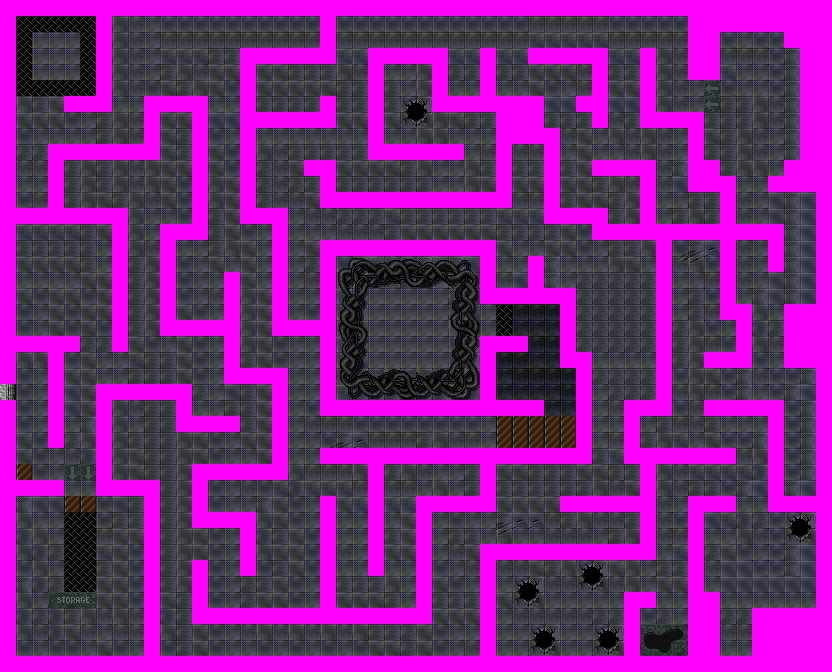

A 2D game scene composited from a Tiled map and its tileset images. What follows is a short description and the map's XML, with each tile layer's data collapsed to a summary:
An orthogonal 52x42 tile map with 16x16 px tiles, 2 tile layers (background, walls), 2 tilesets and 36 objects (8x alien, 5x money, 3x hdoor, 3x locker, 2x energy, ...).

<map version="1.9" tiledversion="1.9.2" orientation="orthogonal" renderorder="right-down" width="52" height="42" tilewidth="16" tileheight="16" infinite="0" parallaxoriginx="-200" parallaxoriginy="100" nextlayerid="7" nextobjectid="77">
 <tileset firstgid="1" source="tileset02.tsx" />
 <tileset firstgid="501" source="tileset01.tsx" />
 <layer id="1" name="background" width="52" height="42">
  <data>[2184 cells, 2184 non-empty, 134 distinct tile ids]</data>
 </layer>
 <objectgroup id="5" name="actors">
  <object id="10" name="energy" x="37.3333" y="618.667" width="16" height="16" />
  <object id="12" name="key" x="72" y="618" width="16" height="16" />
  <object id="13" name="ammo" x="101" y="618.333" width="16" height="16" />
  <object id="14" name="reactor" x="370" y="288" width="80" height="80" />
  <object id="20" name="ripley" x="772" y="561.333" width="32" height="32" />
  <object id="21" name="vdoor" x="640" y="560" width="16" height="32" />
  <object id="22" name="hdoor" x="736.667" y="176" width="32" height="16" />
  <object id="23" name="vdoor" x="687.667" y="79" width="16" height="32" />
  <object id="25" name="locked door" x="480.667" y="416.333" width="16" height="32" />
  <object id="29" name="hdoor" x="207.333" y="95.6667" width="32" height="16" />
  <object id="35" name="dead body" x="561.333" y="594.667" width="64" height="48" />
  <object id="38" name="locker" x="16.25" y="16" width="16" height="16" />
  <object id="44" name="switch" x="16" y="352" width="16" height="16" />
  <object id="45" name="wall switch" x="19.6667" y="407" width="16" height="16" />
  <object id="46" name="energy wave" x="72" y="480.667" width="16" height="16" />
  <object id="48" name="money" x="684" y="245" width="16" height="16" />
  <object id="51" name="alien egg" x="744" y="46" width="32" height="32" />
  <object id="52" name="alien egg" x="40" y="41.3333" width="32" height="32" />
  <object id="53" name="money" x="82.6667" y="49.3333" width="16" height="16" />
  <object id="56" name="alien" x="22.6667" y="232" width="32" height="32" />
  <object id="57" name="alien" x="68" y="230.667" width="32" height="32" />
  <object id="58" name="alien" x="26.6667" y="277.333" width="32" height="32" />
  <object id="59" name="alien" x="72" y="269.333" width="32" height="32" />
  <object id="60" name="money" x="69.3333" y="313.333" width="16" height="16" />
  <object id="61" name="money" x="397.333" y="68" width="16" height="16" />
  <object id="63" name="locker" x="575.938" y="335.875" width="16" height="16" />
  <object id="64" name="money" x="122.667" y="617.333" width="18.6667" height="17.3333" />
  <object id="65" name="locker" x="495.75" y="384" width="16.5" height="15.75" />
  <object id="66" name="alien" x="613.333" y="246.667" width="32" height="32" />
  <object id="67" name="alien" x="160.182" y="623.818" width="32" height="32" />
  <object id="71" name="energy" x="121.333" y="408" width="16" height="16" />
  <object id="72" name="barrel" x="521.333" y="149.333" width="16" height="16" />
  <object id="73" name="ammo" x="292" y="18.6667" width="16" height="16" />
  <object id="74" name="hdoor" x="80" y="336" width="32" height="16" />
  <object id="75" name="alien" x="265" y="75.5" width="32" height="32" />
  <object id="76" name="alien" x="509" y="479" width="32" height="32" />
 </objectgroup>
 <layer id="6" name="walls" width="52" height="42">
  <data>[2184 cells, 722 non-empty, 6 distinct tile ids]</data>
 </layer>
</map>
